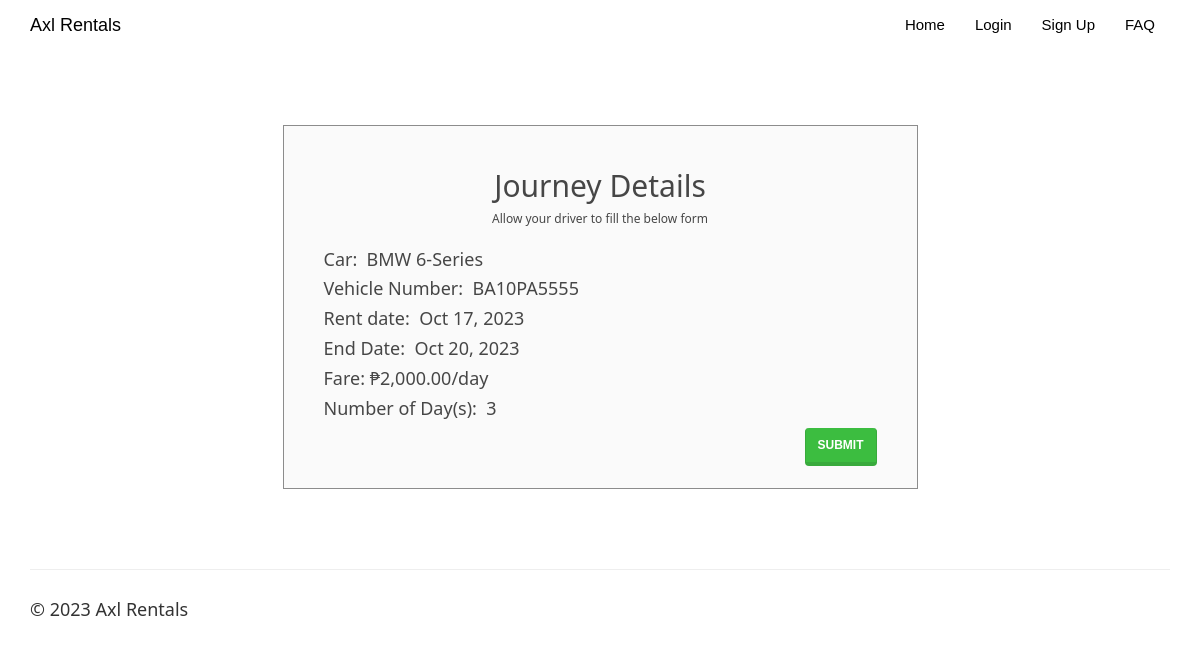
Page /returncar.php?id=574681298 on the committed database.
### tables this page shows
CREATE TABLE `rentedcars` (
  `id` int(100) NOT NULL,
  `customer_username` varchar(50) NOT NULL,
  `car_id` int(20) NOT NULL,
  `booking_date` date NOT NULL,
  `rent_start_date` date NOT NULL,
  `rent_end_date` date NOT NULL,
  `car_return_date` date DEFAULT NULL,
  `fare` double NOT NULL,
  `charge_type` varchar(25) NOT NULL DEFAULT 'days',
  `distance` double DEFAULT NULL,
  `no_of_days` int(50) DEFAULT NULL,
  `total_amount` double DEFAULT NULL,
  `return_status` varchar(10) NOT NULL,
  `booking_status` varchar(255) NOT NULL,
  `reciept_image` varchar(255) NOT NULL
);

CREATE TABLE `cars` (
  `car_id` int(20) NOT NULL,
  `car_name` varchar(50) NOT NULL,
  `car_nameplate` varchar(50) NOT NULL,
  `car_fare` int(255) NOT NULL,
  `car_img` varchar(50) DEFAULT 'NA',
  `car_availability` varchar(10) NOT NULL
);

### returncar.php (the view, shortened to what this page needs)
<!DOCTYPE html>
<html>
<?php
$conn = Connect();
?>
<head>
<link rel="stylesheet" href="assets/bootstrap/css/bootstrap.min.css">
<link rel="stylesheet" href="assets/fonts/font-awesome.min.css">
    <link rel="stylesheet" href="assets/w3css/w3.css">
<link rel="stylesheet" type="text/css" href="assets/css/customerlogin.css">
<link rel="stylesheet" type="text/css" media="screen" href="assets/css/clientpage.css" />
</head>
<body id="page-top" data-spy="scroll" data-target=".navbar-fixed-top">
    <nav class="navbar navbar-custom navbar-fixed-top" role="navigation" style="color: black">
        <div class="container">
            <div class="navbar-header">
                <a class="navbar-brand page-scroll" href="index.php">
                   Axl Rentals </a>
            </div>
            <?php
if (isset($_SESSION['login_client'])) {
    ?>
            <div class="collapse navbar-collapse navbar-right navbar-main-collapse">
                <ul class="nav navbar-nav">
                    <li>
                        <a href="index.php">Home</a>
                    </li>
                    <li>
                        <a href="#"><span class="glyphicon glyphicon-user"></span> Welcome <?php echo $_SESSION['login_client']; ?></a>
                    </li>
                    <li>
                    <ul class="nav navbar-nav navbar-right">
            <li><a href="#" class="dropdown-toggle active" data-toggle="dropdown" role="button" aria-haspopup="true" aria-expanded="false"><span class="glyphicon glyphicon-user"></span> Control Panel <span class="caret"></span> </a>
                <ul class="dropdown-menu">
              <li> <a href="entercar.php">Add Car</a></li>
              <li> <a href="clientview.php">History</a></li>
              <li> <a href="pending_bookings_admin.php">Pending Bookings</a></li>
              <li> <a href="pending_users.php">Pending Users</a></li>
              <li> <a href="all_users.php">Users</a></li>
            </ul>
            </li>
          </ul>
                    </li>
                    <li>
                        <a href="logout.php"><span class="glyphicon glyphicon-log-out"></span> Logout</a>
                    </li>
                </ul>
            </div>
            <?php
} else {
    ?>
            <div class="collapse navbar-collapse navbar-right navbar-main-collapse">
                <ul class="nav navbar-nav">
                    <li>
                        <a href="index.php">Home</a>
                    </li>
                                <li>
                                    <a href="customerlogin.php">Login</a>
                                </li>
                                <li>
                                    <a href="customersignup.php">Sign Up</a>
                                </li>
                    <li>
                        <a href="#"> FAQ </a>
                    </li>
                </ul>
            </div>
                <?php }
?>
        </div>
    </nav>
<?php
function dateDiff($start, $end)
{
    $start_ts = strtotime($start);
    $end_ts = strtotime($end);
    $diff = $end_ts - $start_ts;
    return round($diff / 86400);
}
$id = $_GET["id"];
$sql1 = "SELECT c.car_name, c.car_nameplate, rc.rent_start_date, rc.rent_end_date, rc.fare, rc.charge_type
 FROM rentedcars rc, cars c
 WHERE id = '$id' AND c.car_id=rc.car_id";
$result1 = $conn->query($sql1);
if (mysqli_num_rows($result1) > 0) {
    while ($row = mysqli_fetch_assoc($result1)) {
        $car_name = $row["car_name"];
        $car_nameplate = $row["car_nameplate"];
        $rent_start_date = $row["rent_start_date"];
        $rent_end_date = $row["rent_end_date"];
        $fare = $row["fare"];
        $charge_type = $row["charge_type"];
        $no_of_days = dateDiff("$rent_start_date", "$rent_end_date");
    }
}
?>
    <div class="container" style="margin-top: 65px;" >
    <div class="col-md-7" style="float: none; margin: 0 auto;">
      <div class="form-area">
        <form role="form" action="printbill.php?id=<?php echo $id ?>" method="POST">
        <br style="clear: both">
          <h3 style="margin-bottom: 5px; text-align: center; font-size: 30px;"> Journey Details </h3>
          <h6 style="margin-bottom: 25px; text-align: center; font-size: 12px;"> Allow your driver to fill the below form </h6>
           <h5> Car:&nbsp;  <?php echo ($car_name); ?></h5>
           <h5> Vehicle Number:&nbsp;  <?php echo ($car_nameplate); ?></h5>
           <h5> Rent date:&nbsp;  <?php echo date('M d, Y', strtotime($rent_start_date)); ?></h5>
           <h5> End Date:&nbsp;  <?php echo date('M d, Y', strtotime($rent_end_date)); ?></h5>
           <h5> Fare:&nbsp;<?php
if ($charge_type == "day") {
    echo ('₱' . number_format($fare, 2) . "/day");
} else {
    echo ('₱' . number_format($fare, 2) . "/day");
}
?>
            </h5>
            <h5> Number of Day(s):&nbsp;  <?php echo ($no_of_days); ?></h5>
           <input type="submit" name="submit" value="submit" class="btn btn-success pull-right">
        </form>
      </div>
    </div>
    </div>
</body>
<footer class="site-footer">
        <div class="container">
            <hr>
            <div class="row">
                <div class="col-sm-6">
                    <h5>© <?php echo date("Y"); ?> Axl Rentals</h5>
                </div>
            </div>
        </div>
    </footer>
</html>

### assets/w3css/w3.css (style rules this page uses)
*,*:before,*:after { box-sizing:inherit }
html { -ms-text-size-adjust:100%;-webkit-text-size-adjust:100% }
body { margin:0 }
article,aside,details,figcaption,figure,footer,header,main,menu,nav,section,summary { display:block }
a { background-color:transparent;-webkit-text-decoration-skip:objects }
hr { box-sizing:content-box;height:0;overflow:visible }
button,input,select,textarea { font:inherit;margin:0 }
button,input { overflow:visible }
button,html [type=button],[type=reset],[type=submit] { -webkit-appearance:button }
html,body { font-family:Verdana,sans-serif;font-size:15px;line-height:1.5 }
html { overflow-x:hidden }
h3 { font-size:24px }
h5 { font-size:18px }
h6 { font-size:16px }
h1,h2,h3,h4,h5,h6 { font-family:"Segoe UI",Arial,sans-serif;font-weight:400;margin:10px 0 }
hr { border:0;border-top:1px solid #eee;margin:20px 0 }
a { color:inherit }

### assets/css/customerlogin.css (style rules this page uses)
body, html { height: 100%; }
body { padding-top: 50px; background-size: 100%; }
footer { display: block; }

### assets/css/clientpage.css (style rules this page uses)
.form-area { background-color: #FAFAFA; padding: 10px 40px 60px; margin: 10px 0px 60px; border: 1px solid GREY; opacity: 0.9; }

### rows in the picture
rentedcars: car.car_name "BMW 6-Series", car.car_nameplate "BA10PA5555", rent_start_date "Oct 17, 2023", rent_end_date "Oct 20, 2023", fare "2,000.00", no_of_days "3"
